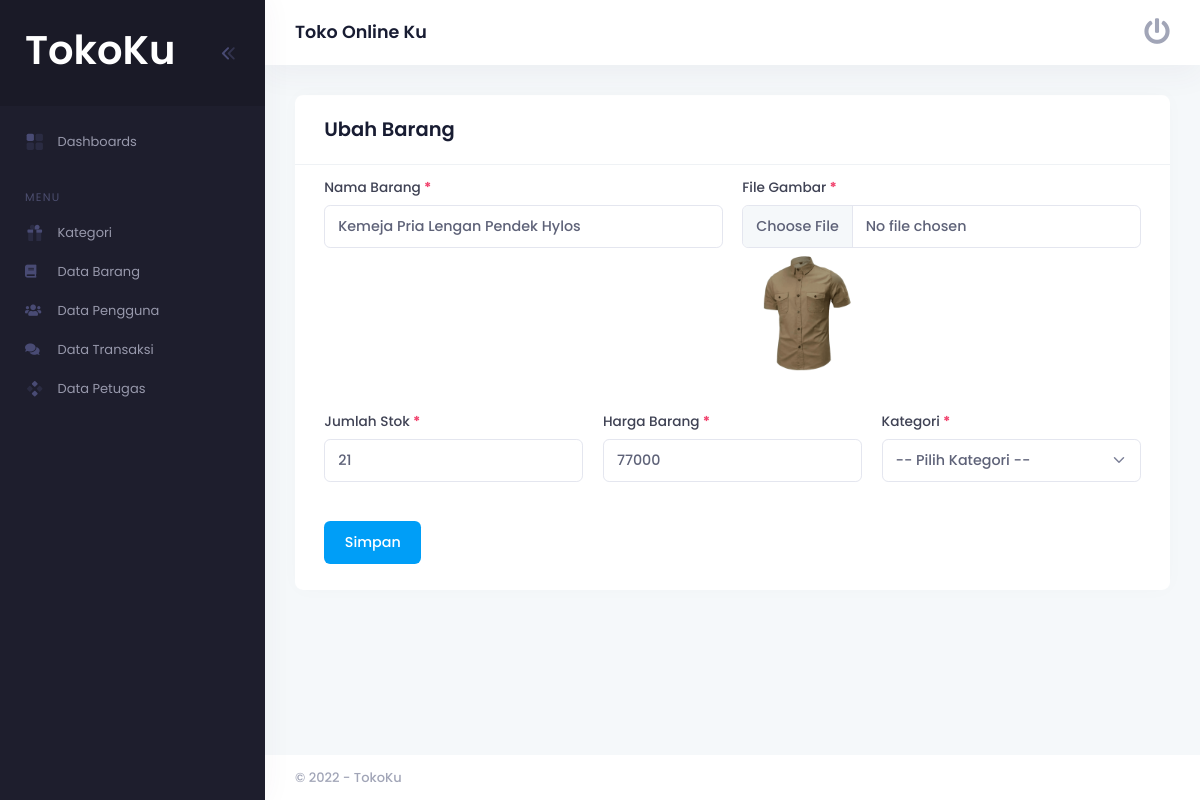
Screenshot of /layout/main.php?page=edit_barang&id=20 with the database file from the repository.
### tables this page shows
CREATE TABLE `barang` (
  `id_barang` int(11) NOT NULL,
  `nama_barang` varchar(255) NOT NULL,
  `gambar` varchar(255) DEFAULT NULL,
  `kategori` int(11) NOT NULL,
  `stok` int(11) NOT NULL,
  `harga` int(11) NOT NULL
);

### pages/barang/edit.php (the view, shortened to what this page needs)
<?php
if (isset($_GET['id'])) {
  $query = "SELECT * FROM barang
  INNER JOIN kategori on barang.kategori=kategori.id_kategori
  WHERE id_barang='" . $_GET['id'] . "'";
  $result = mysqli_query($koneksi, $query);
  $data = mysqli_fetch_assoc($result);
} else {
  echo "<script>alert('Masukkan data id.');window.location='barang.php';</script>";
}
?>
<div class="card mb-5 mb-xl-8">
  <div class="card-header">
    <div class="card-title">
      <h2>Ubah Barang</h2>
    </div>
  </div>
  <div class="card-body pt-4">
    <form role="form" method="post" action="../pages/barang/proses_edit.php" enctype="multipart/form-data">
      <div class="mb-10 fv-row">
        <div class="mb-10 row">
          <div class="col">
            <label class="required form-label">Nama Barang</label>
            <input type="text" name="nama_barang" class="form-control mb-2" value="<?php echo $data['nama_barang']; ?>" />
          </div>
          <div class="col">
            <label class="required form-label">File Gambar</label>
            <input type="file" name="gambar" class="form-control mb-2" value="<?php echo $data['nama_barang']; ?>" />
            <img src="../pages/barang/gambar/<?php echo $data['gambar']; ?>" style="width: 120px;margin-bottom: 5px;">
          </div>
        </div>
        <div class="mb-10 row">
          <div class="col">
            <label class="required form-label">Jumlah Stok</label>
            <input type="number" name="stok" class="form-control mb-2" value="<?php echo $data['stok']; ?>" />
          </div>
          <div class="col">
            <label class="required form-label">Harga Barang</label>
            <input type="number" name="harga" class="form-control mb-2" value="<?php echo $data['harga']; ?>" />
          </div>
          <div class="col">
            <label class="required form-label">Kategori</label>
            <select name="kategori" class="form-select" data-control="select2">
              <option value="">-- Pilih Kategori --</option>
            </select>
          </div>
        </div>
      </div>
      <div>
        <button type="submit" class="btn btn-primary">Simpan</button>
      </div>
    </form>
  </div>
</div>

### rows the page displays
barang: nama_barang "Kemeja Pria Lengan Pendek Hylos", gambar (picture), stok "21", harga "77000"
